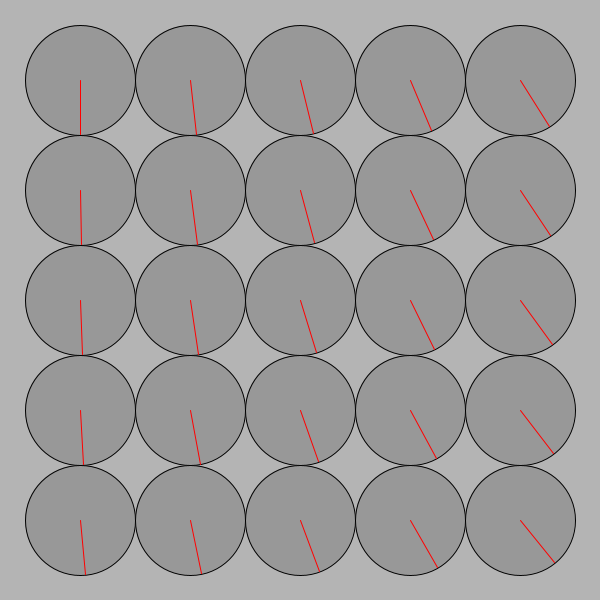
Frame 1 (no input)
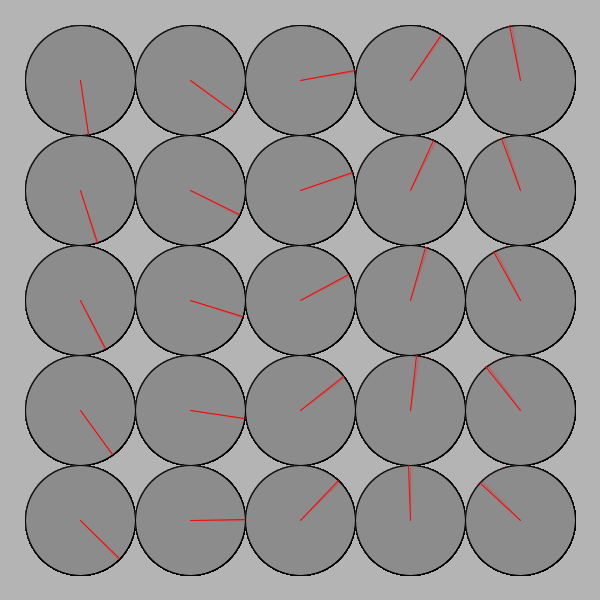
Frame 60 (the mouse pressed at the canvas centre just before this capture)
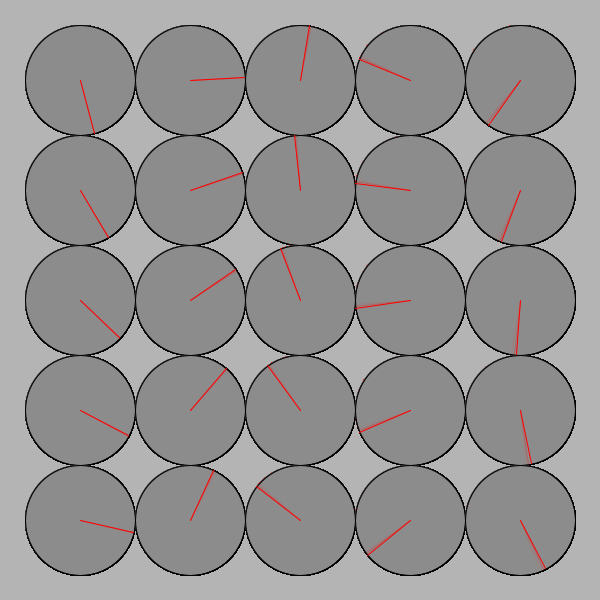
Frame 120 (the mouse held since frame 60 and released just before this capture)

The Processing sketch that drew these frames (run headless with seeded random() and noise(); from frame 60 on, the mouse is pressed at the canvas centre):

// Processing sketch: sketch_07c_moreFunctions
// ── sketch_07c_moreFunctions.pde
/*
 * This program draws a grid of circular "clocks", whose hands move according to the elasped time.
 * The higher the clock number the faster it moves, the first clock takes 1 min to go all the way around.
 * The function "movingCircle" is used to draw each clock. It is passed the position, size and hand angle
 * as arguments.
 * 
 */

void setup() {
  size(600, 600);
  background(180);
  rectMode(CENTER);
  noStroke();
}


void draw() {
  //background(180);
  noStroke();
 
  int num = 5;
  int margin = 80;

  float gutter = 0; //distance between each cell
  float cellsize = ( width - (2 * margin) - gutter * (num - 1) ) / (num - 1);

  int circleNumber = 0; // counter

  for (int i=0; i<num; i++) {
    for (int j=0; j<num; j++) {
      ++circleNumber;

      float tx = margin + cellsize * i + gutter * i;
      float ty = margin + cellsize * j + gutter * j;

      movingCircle(tx, ty, cellsize, circleNumber * TWO_PI * millis() / 60000.0);
    }
  }
}//end of draw 


void movingCircle(float x, float y, float size, float angle) {

  // calculate endpoint of the line
  float tempX = x + (size / 2) * sin(angle);
  float tempY = y + (size / 2) * cos(angle);

  stroke(0);
  strokeWeight(1);
  fill(140, 180);
  ellipse(x, y, size, size); // circle

  stroke(255, 0, 0);
  line(x, y, tempX, tempY); // red line
}
